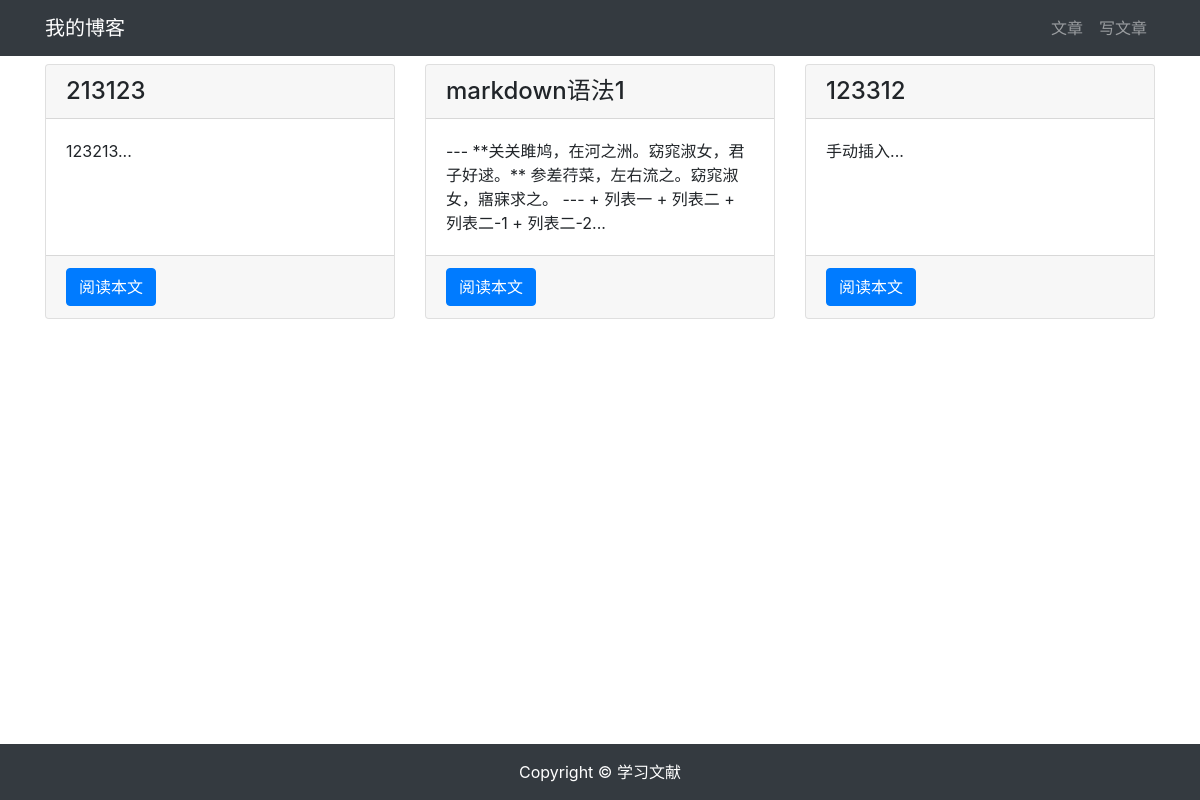
Page /article/article-list/ on the committed database.
### article/models.py (models this page shows, shortened)
class ArticlePost(models.Model):
    author = models.ForeignKey(User, on_delete=models.CASCADE)
    title = models.CharField(max_length=100)
    body = models.TextField()
    created = models.DateTimeField(default=timezone.now)
    updated = models.DateTimeField(auto_now=True)
    class Meta:
        ordering = ('-created',)

### article/views.py (the view)
# urls.py: path('article-list/', views.article_list, name='article_list'),
def article_list(request):
    articles = ArticlePost.objects.all()
    context = {'articles': articles}
    return render(request, 'article/list.html', context)

### templates/article/list.html (shortened to what this page needs)
{% extends "base.html" %}
{% load staticfiles %}
{% block content %}
<div class="container">
    <div class="row mt-2">
        {% for article in articles %}
        <div class="col-4 mb-4">
            <div class="card h-100">
                <h4 class="card-header">{{ article.title }}</h4>
                <div class="card-body">
                    <p class="card-text">{{ article.body|slice:'100' }}...</p>
                </div>
                <div class="card-footer">
                    <a href="{% url 'article:article_detail' article.id %}" class="btn btn-primary">阅读本文</a>
                </div>
            </div>
        </div>
        {% endfor %}
    </div>
</div>
{% endblock content %}

### templates/base.html (shortened to what this page needs)
    使用 Django 3 学习的读者改为 {% load static %}
{% load staticfiles %}
<!DOCTYPE html>
<html lang="zh-cn">
<head>
    <link rel="stylesheet" href="{% static 'bootstrap/css/bootstrap.min.css' %}">
    <link rel="stylesheet" href="{% static 'md_css/monokai.css' %}">
</head>
<body>
    {% include 'header.html' %}
    {% block content %}{% endblock content %}
    {% include 'footer.html' %}
</body>
</html>

### templates/header.html
<nav class="navbar navbar-expand-lg navbar-dark bg-dark">
  <div class="container">
    <a class="navbar-brand" href="#">我的博客</a>
    <div>
      <ul class="navbar-nav">
        <li class="nav-item">
          <a class="nav-link" href="{% url 'article:article_list' %}">文章</a>
        </li>
        <li class="nav-item">
          <a class="nav-link" href="{% url 'article:article_create' %}">写文章</a>
        </li>
      </ul>
    </div>
  </div>
</nav>

### templates/footer.html
{% load staticfiles %}
<div>
    <br><br><br>
</div>
<footer class="py-3 bg-dark fixed-bottom">
    <div class="container">
        <p class="m-0 text-center text-white">Copyright &copy; 学习文献</p>
    </div>
</footer>

### rows in the picture
ArticlePost: title "213123", body "123213"
ArticlePost: title "markdown语法1", body "--- **关关雎鸠，在河之洲。窈窕淑女，君子好逑。** 参差荇菜，左右流之。窈窕淑女，寤寐求之。 --- + 列表一 + 列表二 + 列表二-1 + 列表二-2"
ArticlePost: title "123312", body "手动插入"
